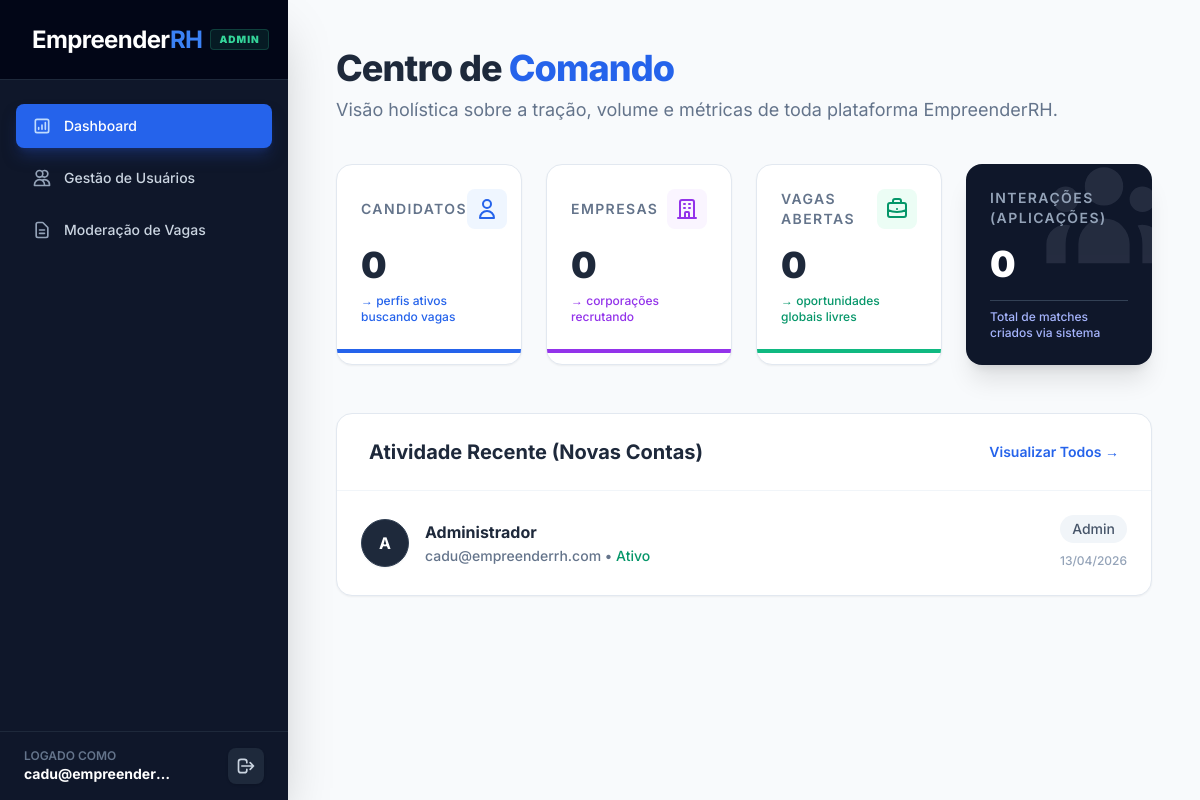
Page /admin/dashboard.php (signed in) on the committed database.
### tables this page shows
CREATE TABLE users (
    id INT AUTO_INCREMENT PRIMARY KEY,
    email VARCHAR(255) NOT NULL UNIQUE,
    password_hash VARCHAR(255) NOT NULL,
    role ENUM('admin', 'empresa', 'candidato') NOT NULL,
    status ENUM('ativo', 'inativo', 'banido') DEFAULT 'ativo',
    created_at TIMESTAMP DEFAULT CURRENT_TIMESTAMP,
    updated_at TIMESTAMP DEFAULT CURRENT_TIMESTAMP ON UPDATE CURRENT_TIMESTAMP
);

### admin/dashboard.php (the view, shortened to what this page needs)
<?php
require_once '../config/db.php';
$stmtCandidatos = $pdo->query("SELECT COUNT(*) as total FROM users WHERE role = 'candidato'");
$dash_candidatos = $stmtCandidatos->fetch()->total;
$stmtEmpresas = $pdo->query("SELECT COUNT(*) as total FROM users WHERE role = 'empresa'");
$dash_empresas = $stmtEmpresas->fetch()->total;
$stmtVagasAtivas = $pdo->query("SELECT COUNT(*) as total FROM vagas WHERE status = 'aberta'");
$dash_vagas_ativas = $stmtVagasAtivas->fetch()->total;
$stmtCandidaturas = $pdo->query("SELECT COUNT(*) as total FROM candidaturas");
$dash_candidaturas = $stmtCandidaturas->fetch()->total;
$sqlRecentes = "SELECT u.id, u.email, u.role, u.status, u.created_at,
                COALESCE(c.nome_completo, e.razao_social, 'Administrador') as nome
                FROM users u
                LEFT JOIN candidatos c ON u.id = c.user_id
                LEFT JOIN empresas e ON u.id = e.user_id
                ORDER BY u.created_at DESC
                LIMIT 10";
$recentes = $pdo->query($sqlRecentes)->fetchAll();
include 'includes/sidebar.php';
?>
<div class="mb-10">
    <h1 class="text-3xl lg:text-4xl font-extrabold text-slate-800 tracking-tight">Centro de <span class="text-blue-600">Comando</span></h1>
    <p class="text-slate-500 mt-2 text-lg">Visão holística sobre a tração, volume e métricas de toda plataforma EmpreenderRH.</p>
</div>
<div class="grid grid-cols-1 sm:grid-cols-2 lg:grid-cols-4 gap-6 mb-12">
    <div class="bg-white rounded-2xl shadow-sm border border-slate-200 overflow-hidden group hover:shadow-md transition duration-300">
        <div class="p-6">
            <div class="flex items-center justify-between mb-4">
                <h3 class="text-sm font-semibold text-slate-500 uppercase tracking-widest">Candidatos</h3>
                <div class="p-2 bg-blue-50 text-blue-600 rounded-lg group-hover:scale-110 transition-transform"><svg class="h-6 w-6" fill="none" viewBox="0 0 24 24" stroke="currentColor"><path stroke-linecap="round" stroke-linejoin="round" stroke-width="2" d="M16 7a4 4 0 11-8 0 4 4 0 018 0zM12 14a7 7 0 00-7 7h14a7 7 0 00-7-7z"/></svg></div>
            </div>
            <p class="text-4xl font-black text-slate-800"><?= number_format($dash_candidatos, 0, ',', '.') ?></p>
            <p class="text-xs text-blue-600 font-medium mt-2">&rarr; perfis ativos buscando vagas</p>
        </div>
        <div class="h-1 w-full bg-blue-600"></div>
    </div>
    <div class="bg-white rounded-2xl shadow-sm border border-slate-200 overflow-hidden group hover:shadow-md transition duration-300">
        <div class="p-6">
            <div class="flex items-center justify-between mb-4">
                <h3 class="text-sm font-semibold text-slate-500 uppercase tracking-widest">Empresas</h3>
                <div class="p-2 bg-purple-50 text-purple-600 rounded-lg group-hover:scale-110 transition-transform"><svg class="h-6 w-6" fill="none" viewBox="0 0 24 24" stroke="currentColor"><path stroke-linecap="round" stroke-linejoin="round" stroke-width="2" d="M19 21V5a2 2 0 00-2-2H7a2 2 0 00-2 2v16m14 0h2m-2 0h-5m-9 0H3m2 0h5M9 7h1m-1 4h1m4-4h1m-1 4h1m-5 10v-5a1 1 0 011-1h2a1 1 0 011 1v5m-4 0h4"/></svg></div>
            </div>
            <p class="text-4xl font-black text-slate-800"><?= number_format($dash_empresas, 0, ',', '.') ?></p>
            <p class="text-xs text-purple-600 font-medium mt-2">&rarr; corporações recrutando</p>
        </div>
        <div class="h-1 w-full bg-purple-600"></div>
    </div>
    <div class="bg-white rounded-2xl shadow-sm border border-slate-200 overflow-hidden group hover:shadow-md transition duration-300">
        <div class="p-6">
            <div class="flex items-center justify-between mb-4">
                <h3 class="text-sm font-semibold text-slate-500 uppercase tracking-widest">Vagas Abertas</h3>
                <div class="p-2 bg-emerald-50 text-emerald-600 rounded-lg group-hover:scale-110 transition-transform"></div>
            </div>
            <p class="text-4xl font-black text-slate-800"><?= number_format($dash_vagas_ativas, 0, ',', '.') ?></p>
            <p class="text-xs text-emerald-600 font-medium mt-2">&rarr; oportunidades globais livres</p>
        </div>
        <div class="h-1 w-full bg-emerald-500"></div>
    </div>
    <div class="bg-slate-900 rounded-2xl shadow-xl overflow-hidden group">
        <div class="p-6 relative overflow-hidden">
            <div class="absolute top-0 right-0 -mr-4 -mt-4 opacity-10">
            </div>
            <div class="relative z-10">
                <h3 class="text-sm font-semibold text-slate-400 uppercase tracking-widest mb-4">Interações (Aplicações)</h3>
                <p class="text-4xl font-black text-white"><?= number_format($dash_candidaturas, 0, ',', '.') ?></p>
                <p class="text-xs text-indigo-300 font-medium mt-4 border-t border-slate-700 pt-2 block">Total de matches criados via sistema</p>
            </div>
        </div>
    </div>
</div>
<div class="bg-white rounded-2xl shadow-sm border border-slate-200 overflow-hidden">
    <div class="px-8 py-6 border-b border-slate-100 flex justify-between items-center">
        <h2 class="text-xl font-bold text-slate-800">Atividade Recente (Novas Contas)</h2>
        <a href="usuarios.php" class="text-sm font-semibold text-blue-600 hover:text-blue-800">Visualizar Todos &rarr;</a>
    </div>
    <div class="p-0">
        <?php if(count($recentes) > 0): ?>
            <ul class="divide-y divide-slate-100">
                <?php foreach($recentes as $u): ?>
                    <li class="p-6 flex items-center justify-between hover:bg-slate-50 transition-colors">
                        <div class="flex items-center">
                            <?php if($u->role === 'candidato'): ?>
                                <span class="h-12 w-12 rounded-full bg-blue-100 text-blue-700 flex items-center justify-center font-bold mr-4 shrink-0 shadow-sm border border-blue-200">C</span>
                            <?php elseif($u->role === 'empresa'): ?>
                                <span class="h-12 w-12 rounded-full bg-purple-100 text-purple-700 flex items-center justify-center font-bold mr-4 shrink-0 shadow-sm border border-purple-200">E</span>
                            <?php else: ?>
                                <span class="h-12 w-12 rounded-full bg-slate-800 text-white flex items-center justify-center font-bold mr-4 shrink-0 shadow-sm border border-slate-700">A</span>
                            <?php endif; ?>
                            <div>
                                <p class="text-base font-bold text-slate-800 mb-0.5"><?= htmlspecialchars($u->nome) ?></p>
                                <p class="text-sm text-slate-500 font-medium"><?= htmlspecialchars($u->email) ?> &bull;
                                    <span class="inline-flex items-center capitalize <?php echo $u->status === 'banido' ? 'text-red-500 line-through' : 'text-emerald-600'; ?>"><?= $u->status ?></span>
                                </p>
                            </div>
                        </div>
                        <div class="text-right">
                            <span class="text-sm font-medium text-slate-600 bg-slate-100 px-3 py-1 rounded-full capitalize block mb-1"><?= htmlspecialchars($u->role) ?></span>
                            <span class="text-xs text-slate-400 font-medium"><?= date('d/m/Y', strtotime($u->created_at)) ?></span>
                        </div>
                    </li>
                <?php endforeach; ?>
            </ul>
        <?php else: ?>
            <div class="p-10 text-center text-slate-500">Nenhuma conta encontrada na base.</div>
        <?php endif; ?>
    </div>
</div>
            </div>
        </main>
    </div>
</body>
</html>

### admin/includes/sidebar.php (shortened to what this page needs)
<?php
$current_page = basename($_SERVER['PHP_SELF']);
?>
<!DOCTYPE html>
<html lang="pt-BR">
<head>
    <script src="https://cdn.tailwindcss.com"></script>
</head>
<body class="bg-gray-100 font-sans antialiased text-slate-800">
    <div class="flex h-screen overflow-hidden">
        <aside class="w-72 bg-slate-900 text-slate-300 flex flex-col shadow-2xl shrink-0 z-20">
            <div class="h-20 flex items-center px-8 border-b border-slate-800 bg-slate-950">
                <a href="../index.php"><span class="text-2xl font-bold text-white tracking-tight">Empreender<span class="text-blue-500">RH</span></span></a>
                <span class="ml-2 text-[10px] font-black uppercase tracking-widest text-emerald-400 bg-emerald-400/10 px-2 py-0.5 rounded border border-emerald-400/20">Admin</span>
            </div>
            <div class="flex-1 overflow-y-auto py-6">
                <nav class="space-y-2 px-4">
                    <a href="dashboard.php" class="flex items-center px-4 py-3 text-sm font-medium rounded-lg transition-colors <?= $current_page == 'dashboard.php' ? 'bg-blue-600 text-white shadow-lg shadow-blue-900/50' : 'hover:bg-slate-800 hover:text-white' ?>">
                        <svg class="h-5 w-5 mr-3 <?= $current_page == 'dashboard.php' ? 'text-blue-200' : 'text-slate-400' ?>" fill="none" viewBox="0 0 24 24" stroke="currentColor"><path stroke-linecap="round" stroke-linejoin="round" stroke-width="2" d="M16 8v8m-4-5v5m-4-2v2m-2 4h12a2 2 0 002-2V6a2 2 0 00-2-2H6a2 2 0 00-2 2v12a2 2 0 002 2z"/></svg>
                        Dashboard
                    </a>
                    <a href="usuarios.php" class="flex items-center px-4 py-3 text-sm font-medium rounded-lg transition-colors <?= $current_page == 'usuarios.php' ? 'bg-blue-600 text-white shadow-lg shadow-blue-900/50' : 'hover:bg-slate-800 hover:text-white' ?>">
                        <svg class="h-5 w-5 mr-3 <?= $current_page == 'usuarios.php' ? 'text-blue-200' : 'text-slate-400' ?>" fill="none" viewBox="0 0 24 24" stroke="currentColor"><path stroke-linecap="round" stroke-linejoin="round" stroke-width="2" d="M12 4.354a4 4 0 110 5.292M15 21H3v-1a6 6 0 0112 0v1zm0 0h6v-1a6 6 0 00-9-5.197M13 7a4 4 0 11-8 0 4 4 0 018 0z" /></svg>
                        Gestão de Usuários
                    </a>
                    <a href="vagas.php" class="flex items-center px-4 py-3 text-sm font-medium rounded-lg transition-colors <?= $current_page == 'vagas.php' ? 'bg-blue-600 text-white shadow-lg shadow-blue-900/50' : 'hover:bg-slate-800 hover:text-white' ?>">
                        <svg class="h-5 w-5 mr-3 <?= $current_page == 'vagas.php' ? 'text-blue-200' : 'text-slate-400' ?>" fill="none" viewBox="0 0 24 24" stroke="currentColor"><path stroke-linecap="round" stroke-linejoin="round" stroke-width="2" d="M9 12h6m-6 4h6m2 5H7a2 2 0 01-2-2V5a2 2 0 012-2h5.586a1 1 0 01.707.293l5.414 5.414a1 1 0 01.293.707V19a2 2 0 01-2 2z" /></svg>
                        Moderação de Vagas
                    </a>
                </nav>
            </div>
            <div class="px-6 py-4 border-t border-slate-800 bg-slate-900 flex justify-between items-center">
                <div class="truncate">
                    <p class="text-xs text-slate-500 uppercase font-semibold">Logado como</p>
                    <p class="text-sm font-bold text-white truncate max-w-[150px]"><?= htmlspecialchars($_SESSION['email']) ?></p>
                </div>
                <a href="../logout.php" title="Encerrar Sessão" class="bg-slate-800 hover:bg-red-600 text-slate-300 hover:text-white p-2 rounded-lg transition-colors shadow">
                    <svg class="h-5 w-5" fill="none" viewBox="0 0 24 24" stroke="currentColor"><path stroke-linecap="round" stroke-linejoin="round" stroke-width="2" d="M17 16l4-4m0 0l-4-4m4 4H7m6 4v1a3 3 0 01-3 3H6a3 3 0 01-3-3V7a3 3 0 013-3h4a3 3 0 013 3v1" /></svg>
                </a>
            </div>
        </aside>
        <main class="flex-1 flex flex-col bg-slate-50 relative overflow-y-auto w-full">
            <div class="p-8 lg:p-12 max-w-screen-2xl mx-auto w-full">

### rows in the picture
users: shows "A", nome "Administrador", email "cadu@empreenderrh.com", status "Ativo", role "Admin", created_at "13/04/2026"

### other values in the picture
$_SESSION['email'] "cadu@empreender…"
$dash_candidatos "0"
$dash_empresas "0"
$dash_vagas_ativas "0"
$dash_candidaturas "0"
